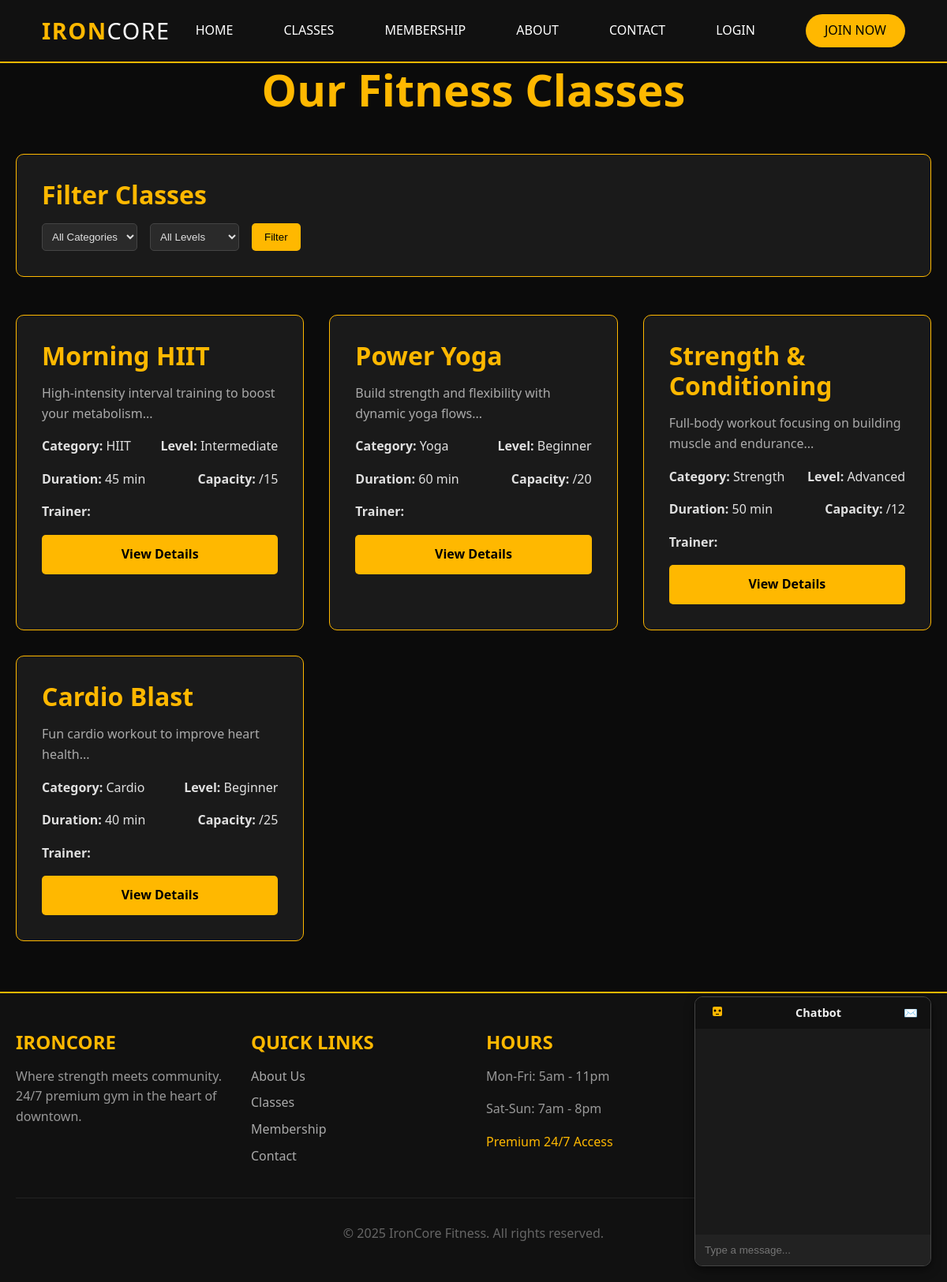
Page /classes on the committed database.
### models.py (models this page shows)
class Class(db.Model):
    __tablename__ = 'classes'
    id = db.Column(db.Integer, primary_key=True)
    name = db.Column(db.String(100), nullable=False)
    description = db.Column(db.Text)
    category = db.Column(db.String(50))  # HIIT, Yoga, Strength, etc.
    duration = db.Column(db.Integer)  # in minutes
    difficulty = db.Column(db.String(20))  # Beginner, Intermediate, Advanced
    max_capacity = db.Column(db.Integer, default=20)
    trainer_id = db.Column(db.Integer, db.ForeignKey('trainers.id'))
    image_url = db.Column(db.String(200))
    is_active = db.Column(db.Boolean, default=True)
    schedules = db.relationship('ClassSchedule', backref='class_info', lazy=True)

### app.py (the view)
@app.route('/classes')
def classes():
    category = request.args.get('category')
    difficulty = request.args.get('difficulty')
    query = Class.query.filter_by(is_active=True)
    if category:
        query = query.filter_by(category=category)
    if difficulty:
        query = query.filter_by(difficulty=difficulty)
    classes = query.all()
    categories = db.session.query(Class.category).distinct().all()
    return render_template('classes.html',
                         classes=classes,
                         categories=[c[0] for c in categories])

### templates/classes.html (shortened to what this page needs)
{% extends "base.html" %}
{% block content %}
<div class="container">
    <h1 style="color: #ffb800; text-align: center; margin-bottom: 3rem;">Our Fitness Classes</h1>
    <div style="background: #1a1a1a; padding: 2rem; border-radius: 10px; margin-bottom: 3rem; border: 1px solid #ffb800;">
        <h3 style="color: #ffb800; margin-bottom: 1rem;">Filter Classes</h3>
        <form method="GET" style="display: flex; gap: 1rem; flex-wrap: wrap;">
            <select name="category" style="padding: 0.5rem; background: #2a2a2a; border: 1px solid #444; border-radius: 5px; color: #e0e0e0;">
                <option value="">All Categories</option>
            </select>
            <select name="difficulty" style="padding: 0.5rem; background: #2a2a2a; border: 1px solid #444; border-radius: 5px; color: #e0e0e0;">
                <option value="">All Levels</option>
            </select>
            <button type="submit" style="padding: 0.5rem 1rem; background: #ffb800; color: #000; border: none; border-radius: 5px; cursor: pointer;">Filter</button>
        </form>
    </div>
    <div style="display: grid; grid-template-columns: repeat(auto-fill, minmax(350px, 1fr)); gap: 2rem;">
        {% for class in classes %}
        <div style="background: #1a1a1a; border-radius: 10px; overflow: hidden; border: 1px solid #ffb800; transition: transform 0.3s;">
            <div style="padding: 2rem;">
                <h3 style="color: #ffb800; margin-bottom: 1rem;">{{ class.name }}</h3>
                <p style="color: #aaa; margin-bottom: 1rem;">{{ class.description[:150] }}...</p>
                <div style="display: flex; justify-content: space-between; margin-bottom: 1rem;">
                    <span><strong>Category:</strong> {{ class.category }}</span>
                    <span><strong>Level:</strong> {{ class.difficulty }}</span>
                </div>
                <div style="display: flex; justify-content: space-between; margin-bottom: 1rem;">
                    <span><strong>Duration:</strong> {{ class.duration }} min</span>
                    <span><strong>Capacity:</strong> {{ class.current_capacity }}/{{ class.max_capacity }}</span>
                </div>
                <p style="margin-bottom: 1rem;"><strong>Trainer:</strong> {{ class.trainer.first_name }} {{ class.trainer.last_name }}</p>
                <div style="display: flex; gap: 1rem;">
                    <a href="{{ url_for('class_detail', class_id=class.id) }}" style="flex: 1; text-align: center; padding: 0.75rem; background: #ffb800; color: #000; text-decoration: none; border-radius: 5px; font-weight: bold;">View Details</a>
                </div>
            </div>
        </div>
        {% endfor %}
    </div>
</div>
{% endblock %}

### templates/base.html (shortened to what this page needs)
<!DOCTYPE html>
<html lang="en">
<head>
    <link rel="stylesheet" href="https://cdnjs.cloudflare.com/ajax/libs/font-awesome/6.0.0-beta3/css/all.min.css">
    <link rel="stylesheet" href="{{ url_for('static', filename='css/style.css') }}">
</head>
<body>
    <nav class="navbar">
        <div class="container nav-container">
            <a href="{{ url_for('index') }}" class="logo">IRON<span>CORE</span></a>
            <div class="nav-links">
                <a href="{{ url_for('index') }}">HOME</a>
                <a href="{{ url_for('classes') }}">CLASSES</a>
                <a href="{{ url_for('membership') }}">MEMBERSHIP</a>
                <a href="{{ url_for('about') }}">ABOUT</a>
                <a href="{{ url_for('contact') }}">CONTACT</a>
                {% if current_user.is_authenticated %}
                    <a href="{{ url_for('dashboard') }}">DASHBOARD</a>
                    <a href="{{ url_for('logout') }}">LOGOUT</a>
                {% else %}
                    <a href="{{ url_for('login') }}">LOGIN</a>
                    <a href="{{ url_for('register') }}" class="btn-join">JOIN NOW</a>
                {% endif %}
            </div>
        </div>
    </nav>
    <main>
        {% block content %}{% endblock %}
    </main>
    <footer class="footer">
        <div class="container">
            <div class="footer-grid">
                <div class="footer-col">
                    <h4>IRONCORE</h4>
                    <p>Where strength meets community. 24/7 premium gym in the heart of downtown.</p>
                </div>
                <div class="footer-col">
                    <h4>QUICK LINKS</h4>
                    <a href="{{ url_for('about') }}">About Us</a>
                    <a href="{{ url_for('classes') }}">Classes</a>
                    <a href="{{ url_for('membership') }}">Membership</a>
                    <a href="{{ url_for('contact') }}">Contact</a>
                </div>
                <div class="footer-col">
                    <h4>HOURS</h4>
                    <p>Mon-Fri: 5am - 11pm</p>
                    <p>Sat-Sun: 7am - 8pm</p>
                    <p style="color: #ffb800;">Premium 24/7 Access</p>
                </div>
                <div class="footer-col">
                    <h4>CONTACT</h4>
                    <p> 123 Granite Street, NY</p>
                    <p> (212) 555-1234</p>
                    <p> hello@ironcore.fit</p>
                </div>
            </div>
            <div class="copyright">
                <p>&copy; 2025 IronCore Fitness. All rights reserved.</p>
            </div>
        </div>
    </footer>
    <div id="chat-widget" class="chat-open">
        <div class="chat-header" id="chat-toggle">
            <img src="{{ url_for('static', filename='images/chatbot.svg') }}" alt="Chatbot" class="chat-icon" /> Chatbot <span>✉️</span>
        </div>
        <div class="chat-body">
            <div class="chat-messages"></div>
            <input id="chat-input" class="chat-input" type="text" placeholder="Type a message..." />
        </div>
    </div>
</body>
</html>

### static/css/style.css (style rules this page uses)
:root { --primary: #ffb800; --primary-dark: #e5a600; --secondary: #0b0b0b; --dark: #0f0f0f; --darker: #080808; --light: #e0e0e0; --gray: #aaa; --dark-gray: #2a2a2a; --danger: #dc3545; --success: #28a745; --warning: #ffc107; }
* { margin: 0; padding: 0; box-sizing: border-box; }
body { font-family: 'Inter', -apple-system, BlinkMacSystemFont, 'Segoe UI', Roboto, sans-serif; background: var(--secondary); color: var(--light); line-height: 1.6; }
h1, h2, h3, h4, h5, h6 { font-weight: 800; line-height: 1.2; margin-bottom: 1rem; }
h1 { font-size: 3.5rem; }
h3 { font-size: 2rem; }
h4 { font-size: 1.5rem; }
.container { max-width: 1200px; margin: 0 auto; padding: 0 24px; }
.navbar { display: flex; justify-content: space-between; align-items: center; padding: 1.5rem 0; border-bottom: 1px solid rgba(255, 184, 0, 0.15); flex-wrap: wrap; gap: 1rem; }
.logo { font-size: 1.9rem; font-weight: 800; letter-spacing: 1.5px; color: var(--primary); text-transform: uppercase; text-decoration: none; }
.logo span { color: #ffffff; font-weight: 300; }
.nav-links { display: flex; gap: 2rem; align-items: center; flex-wrap: wrap; }
.nav-links a { text-decoration: none; color: #dddddd; font-weight: 500; transition: color 0.2s; }
.footer-grid { display: grid; grid-template-columns: repeat(auto-fit, minmax(200px, 1fr)); gap: 3rem; margin-bottom: 2rem; }
.footer-col p { margin: 1rem 0; color: #999; }
.copyright { text-align: center; padding-top: 2rem; border-top: 1px solid #222; color: #555; }

### templates/base.html (style rules this page uses)
* { margin: 0; padding: 0; box-sizing: border-box; }
body { font-family: 'Segoe UI', Tahoma, Geneva, Verdana, sans-serif; background: #0b0b0b; color: #e0e0e0; }
.container { max-width: 1200px; margin: 0 auto; padding: 0 20px; }
.navbar { background: #111; padding: 1rem 0; border-bottom: 2px solid #ffb800; }
.nav-container { display: flex; justify-content: space-between; align-items: center; }
.logo { font-size: 1.8rem; font-weight: bold; color: #ffb800; text-decoration: none; }
.logo span { color: white; }
.nav-links a { color: #fff; text-decoration: none; margin-left: 2rem; font-weight: 500; }
.btn-join { background: #ffb800; color: #000 !important; padding: 0.5rem 1.5rem; border-radius: 25px; }
.footer { background: #111; padding: 3rem 0; margin-top: 4rem; border-top: 2px solid #ffb800; }
.footer-grid { display: grid; grid-template-columns: repeat(4, 1fr); gap: 2rem; }
.footer-col h4 { color: #ffb800; margin-bottom: 1rem; }
.footer-col a { color: #aaa; text-decoration: none; display: block; margin-bottom: 0.5rem; }
.copyright { text-align: center; padding: 2rem 0 0; color: #666; }
#chat-widget { position: fixed; bottom: 20px; right: 20px; width: 300px; max-height: 400px; background: #1a1a1a; border: 1px solid #444; border-radius: 10px; box-shadow: 0 4px 12px rgba(0,0,0,0.5); overflow: hidden; font-size: 0.9rem; color: #eee; transition: transform 0.3s ease; transform: translateY(100%); z-index: 10000; }
#chat-widget .chat-header .chat-icon { width: 24px; height: 24px; margin-right: 0.5rem; vertical-align: middle; }
#chat-widget.chat-open { transform: translateY(0); }
#chat-widget .chat-header { background: #111; padding: 0.5rem 1rem; cursor: pointer; display: flex; justify-content: space-between; align-items: center; font-weight: bold; }
#chat-widget .chat-body { display: flex; flex-direction: column; height: 300px; }
#chat-widget .chat-messages { flex: 1; padding: 0.5rem; overflow-y: auto; }
#chat-widget .chat-input { border: none; padding: 0.75rem; outline: none; background: #222; color: #eee; }

### rows in the picture
Class: name "Morning HIIT", description "High-intensity interval training to boost your metabolism", category "HIIT", difficulty "Intermediate", duration "45", max_capacity "15"
Class: name "Power Yoga", description "Build strength and flexibility with dynamic yoga flows", category "Yoga", difficulty "Beginner", duration "60", max_capacity "20"
Class: name "Strength & Conditioning", description "Full-body workout focusing on building muscle and endurance", category "Strength", difficulty "Advanced", duration "50", max_capacity "12"
Class: name "Cardio Blast", description "Fun cardio workout to improve heart health", category "Cardio", difficulty "Beginner", duration "40", max_capacity "25"
